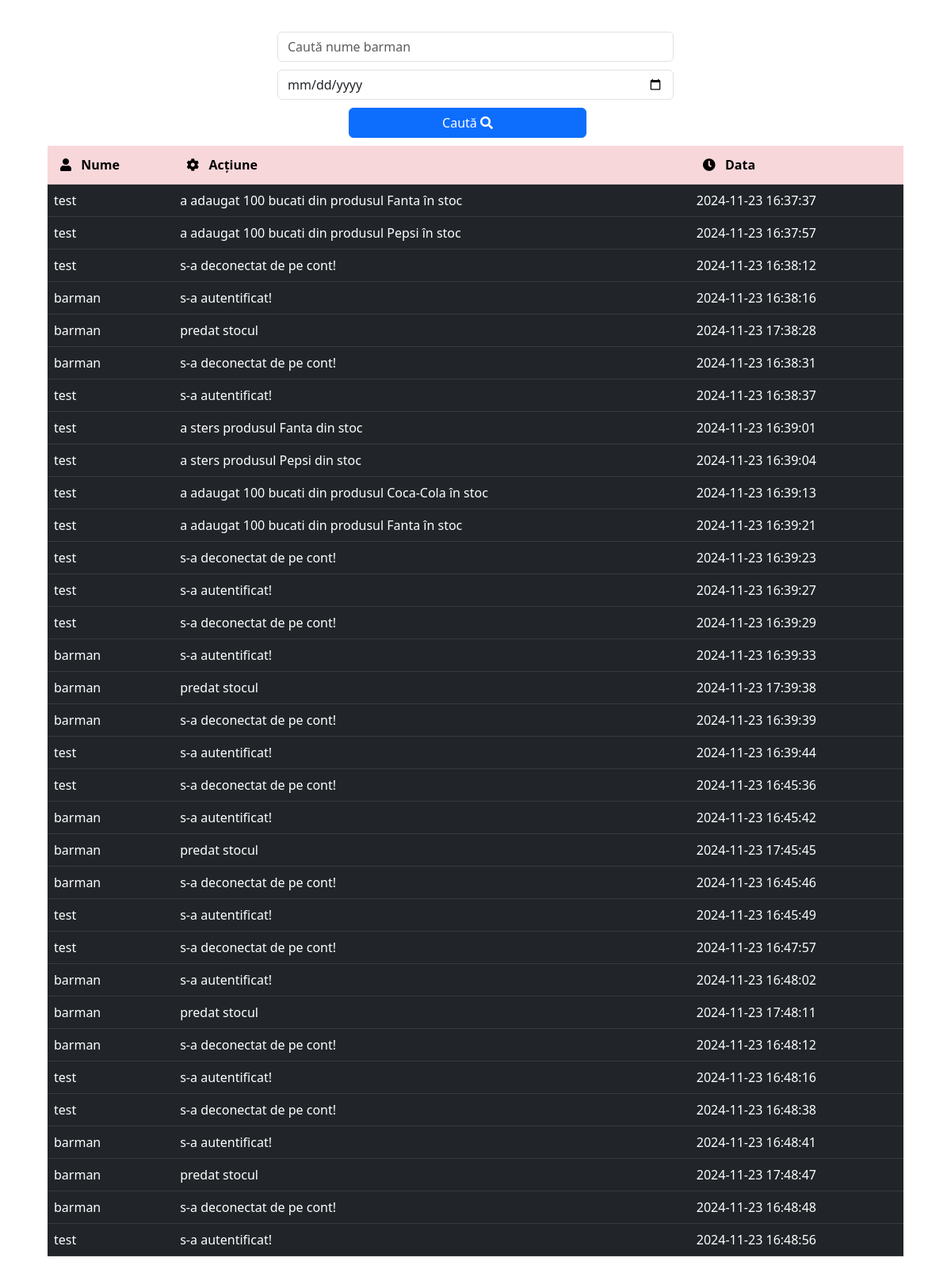
Page /logs.php (signed in) on the committed database.
### tables this page shows
CREATE TABLE `logs` (
  `ID` int(11) NOT NULL,
  `nume` varchar(255) NOT NULL,
  `actiune` varchar(255) NOT NULL,
  `data` timestamp NOT NULL DEFAULT current_timestamp() ON UPDATE current_timestamp()
);

### logs.php (the view, shortened to what this page needs)
<?php
include './includes/conectare.php';
if (isset($_GET['search'])) {
    $searchTerm = $_GET['search'];
    $searchDate = isset($_GET['date']) ? $_GET['date'] : '';
    if (!empty($searchTerm) && !empty($searchDate)) {
        $sql = "SELECT nume, actiune, data FROM logs WHERE nume LIKE '%$searchTerm%' OR data LIKE '%$searchDate%'";
    } elseif (!empty($searchTerm)) {
        $sql = "SELECT nume, actiune, data FROM logs WHERE nume LIKE '%$searchTerm%'";
    } elseif (!empty($searchDate)) {
        $sql = "SELECT nume, actiune, data FROM logs WHERE data LIKE '%$searchDate%'";
    } else {
        $currentDate = date('Y-m-d');
        $sql = "SELECT nume, actiune, data FROM logs WHERE DATE(data) = '$currentDate'";
    }
} else {
    $sql = "SELECT nume, actiune, data FROM logs";
}
$result = mysqli_query($conn, $sql);
?>
<!DOCTYPE html>
<html lang="en">
<head>
    <link rel="stylesheet" href="style.css">
    <link rel="stylesheet" href="https://cdnjs.cloudflare.com/ajax/libs/font-awesome/5.15.3/css/all.min.css">
    <link rel="stylesheet" href="https://cdnjs.cloudflare.com/ajax/libs/bootstrap/5.3.0/css/bootstrap.min.css">
</head>
<body>
    <div class="log">
        <div class="tabel-log">
            <div class="cautare">
                <form method="GET" action="">
                    <div class="inputuri">
                        <input type="text" class="form-control" placeholder="Caută nume barman" name="search">
                        <input type="date" class="form-control" placeholder="Caută după dată" name="date">
                        <button class="btn btn-primary" type="submit">Caută <i class="fas fa-search"></i></button>
                    </div>
                </form>
            </div>
            <table class="table table-dark table-hover">
                <thead class="table table-danger">
                    <tr>
                        <th><i class="fas fa-user"></i> Nume</th>
                        <th><i class="fas fa-cog"></i> Acțiune</th>
                        <th><i class="fas fa-clock"></i> Data</th>
                    </tr>
                </thead>
                <tbody>
                <?php
                while ($row = mysqli_fetch_assoc($result)) {
                    $nume = $row['nume'];
                    $actiune = $row['actiune'];
                    $data = $row['data'];
                ?>
                    <tr>
                        <td><?php echo $nume; ?></td>
                        <td><?php echo $actiune; ?></td>
                        <td><?php echo $data; ?></td>
                    </tr>
                <?php
                }
                ?>
                </tbody>
            </table>
        </div>
    </div>
</body>
</html>

### style.css (style rules this page uses)
body { background-image: url("https://undsgn.com/wp-content/uploads/2018/04/ltotbngnzzu.jpg"); background-repeat: repeat; min-height: 80vh; }
body .log { display: flex; justify-content: center; padding-top: 10px; }
body .log .tabel-log { padding-top: 20px; width: 90%; }
body .log .tabel-log .cautare { display: flex; justify-content: center; padding-bottom: 10px; }
body .log .tabel-log .cautare .inputuri { display: block; width: 500px; }
body .log .tabel-log .cautare .inputuri button { margin-left: 90px; width: 300px; margin-top: 10px; }
body .log .tabel-log .cautare .inputuri input { margin-top: 10px; }

### rows in the picture
logs: nume "test", actiune "a adaugat 100 bucati din produsul Fanta în stoc", data "2024-11-23 16:37:37"
logs: nume "test", actiune "a adaugat 100 bucati din produsul Pepsi în stoc", data "2024-11-23 16:37:57"
logs: nume "test", actiune "s-a deconectat de pe cont!", data "2024-11-23 16:38:12"
logs: nume "barman", actiune "s-a autentificat!", data "2024-11-23 16:38:16"
logs: nume "barman", actiune "predat stocul", data "2024-11-23 17:38:28"
logs: nume "barman", actiune "s-a deconectat de pe cont!", data "2024-11-23 16:38:31"
logs: nume "test", actiune "s-a autentificat!", data "2024-11-23 16:38:37"
logs: nume "test", actiune "a sters produsul Fanta din stoc", data "2024-11-23 16:39:01"
logs: nume "test", actiune "a sters produsul Pepsi din stoc", data "2024-11-23 16:39:04"
logs: nume "test", actiune "a adaugat 100 bucati din produsul Coca-Cola în stoc", data "2024-11-23 16:39:13"
logs: nume "test", actiune "a adaugat 100 bucati din produsul Fanta în stoc", data "2024-11-23 16:39:21"
logs: nume "test", actiune "s-a deconectat de pe cont!", data "2024-11-23 16:39:23"
logs: nume "test", actiune "s-a autentificat!", data "2024-11-23 16:39:27"
logs: nume "test", actiune "s-a deconectat de pe cont!", data "2024-11-23 16:39:29"
logs: nume "barman", actiune "s-a autentificat!", data "2024-11-23 16:39:33"
logs: nume "barman", actiune "predat stocul", data "2024-11-23 17:39:38"
logs: nume "barman", actiune "s-a deconectat de pe cont!", data "2024-11-23 16:39:39"
logs: nume "test", actiune "s-a autentificat!", data "2024-11-23 16:39:44"
logs: nume "test", actiune "s-a deconectat de pe cont!", data "2024-11-23 16:45:36"
logs: nume "barman", actiune "s-a autentificat!", data "2024-11-23 16:45:42"
logs: nume "barman", actiune "predat stocul", data "2024-11-23 17:45:45"
logs: nume "barman", actiune "s-a deconectat de pe cont!", data "2024-11-23 16:45:46"
logs: nume "test", actiune "s-a autentificat!", data "2024-11-23 16:45:49"
logs: nume "test", actiune "s-a deconectat de pe cont!", data "2024-11-23 16:47:57"
logs: nume "barman", actiune "s-a autentificat!", data "2024-11-23 16:48:02"
logs: nume "barman", actiune "predat stocul", data "2024-11-23 17:48:11"
logs: nume "barman", actiune "s-a deconectat de pe cont!", data "2024-11-23 16:48:12"
logs: nume "test", actiune "s-a autentificat!", data "2024-11-23 16:48:16"
logs: nume "test", actiune "s-a deconectat de pe cont!", data "2024-11-23 16:48:38"
logs: nume "barman", actiune "s-a autentificat!", data "2024-11-23 16:48:41"
logs: nume "barman", actiune "predat stocul", data "2024-11-23 17:48:47"
logs: nume "barman", actiune "s-a deconectat de pe cont!", data "2024-11-23 16:48:48"
logs: nume "test", actiune "s-a autentificat!", data "2024-11-23 16:48:56"
